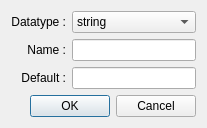
<?xml version="1.0" encoding="UTF-8"?>
<ui version="4.0">
 <class>Dialog</class>
 <widget class="QDialog" name="Dialog">
  <property name="geometry">
   <rect>
    <x>0</x>
    <y>0</y>
    <width>207</width>
    <height>115</height>
   </rect>
  </property>
  <property name="windowTitle">
   <string>Dialog</string>
  </property>
  <layout class="QGridLayout" name="gridLayout">
   <item row="1" column="1">
    <widget class="QLineEdit" name="nameLineEdit"/>
   </item>
   <item row="2" column="0">
    <widget class="QLabel" name="label_2">
     <property name="text">
      <string>Default :</string>
     </property>
     <property name="alignment">
      <set>Qt::AlignRight|Qt::AlignTrailing|Qt::AlignVCenter</set>
     </property>
    </widget>
   </item>
   <item row="2" column="1">
    <widget class="QLineEdit" name="defaultLineEdit"/>
   </item>
   <item row="3" column="0" colspan="2">
    <widget class="QDialogButtonBox" name="buttonBox">
     <property name="orientation">
      <enum>Qt::Horizontal</enum>
     </property>
     <property name="standardButtons">
      <set>QDialogButtonBox::Cancel|QDialogButtonBox::Ok</set>
     </property>
    </widget>
   </item>
   <item row="1" column="0">
    <widget class="QLabel" name="label">
     <property name="text">
      <string>Name :</string>
     </property>
     <property name="alignment">
      <set>Qt::AlignRight|Qt::AlignTrailing|Qt::AlignVCenter</set>
     </property>
    </widget>
   </item>
   <item row="0" column="1">
    <widget class="QComboBox" name="typeComboBox">
     <item>
      <property name="text">
       <string>string</string>
      </property>
     </item>
     <item>
      <property name="text">
       <string>bool</string>
      </property>
     </item>
     <item>
      <property name="text">
       <string>int</string>
      </property>
     </item>
     <item>
      <property name="text">
       <string>double</string>
      </property>
     </item>
    </widget>
   </item>
   <item row="0" column="0">
    <widget class="QLabel" name="label_3">
     <property name="text">
      <string>Datatype :</string>
     </property>
     <property name="alignment">
      <set>Qt::AlignRight|Qt::AlignTrailing|Qt::AlignVCenter</set>
     </property>
    </widget>
   </item>
  </layout>
 </widget>
 <resources/>
 <connections>
  <connection>
   <sender>buttonBox</sender>
   <signal>accepted()</signal>
   <receiver>Dialog</receiver>
   <slot>accept()</slot>
   <hints>
    <hint type="sourcelabel">
     <x>248</x>
     <y>254</y>
    </hint>
    <hint type="destinationlabel">
     <x>157</x>
     <y>274</y>
    </hint>
   </hints>
  </connection>
  <connection>
   <sender>buttonBox</sender>
   <signal>rejected()</signal>
   <receiver>Dialog</receiver>
   <slot>reject()</slot>
   <hints>
    <hint type="sourcelabel">
     <x>316</x>
     <y>260</y>
    </hint>
    <hint type="destinationlabel">
     <x>286</x>
     <y>274</y>
    </hint>
   </hints>
  </connection>
 </connections>
</ui>
